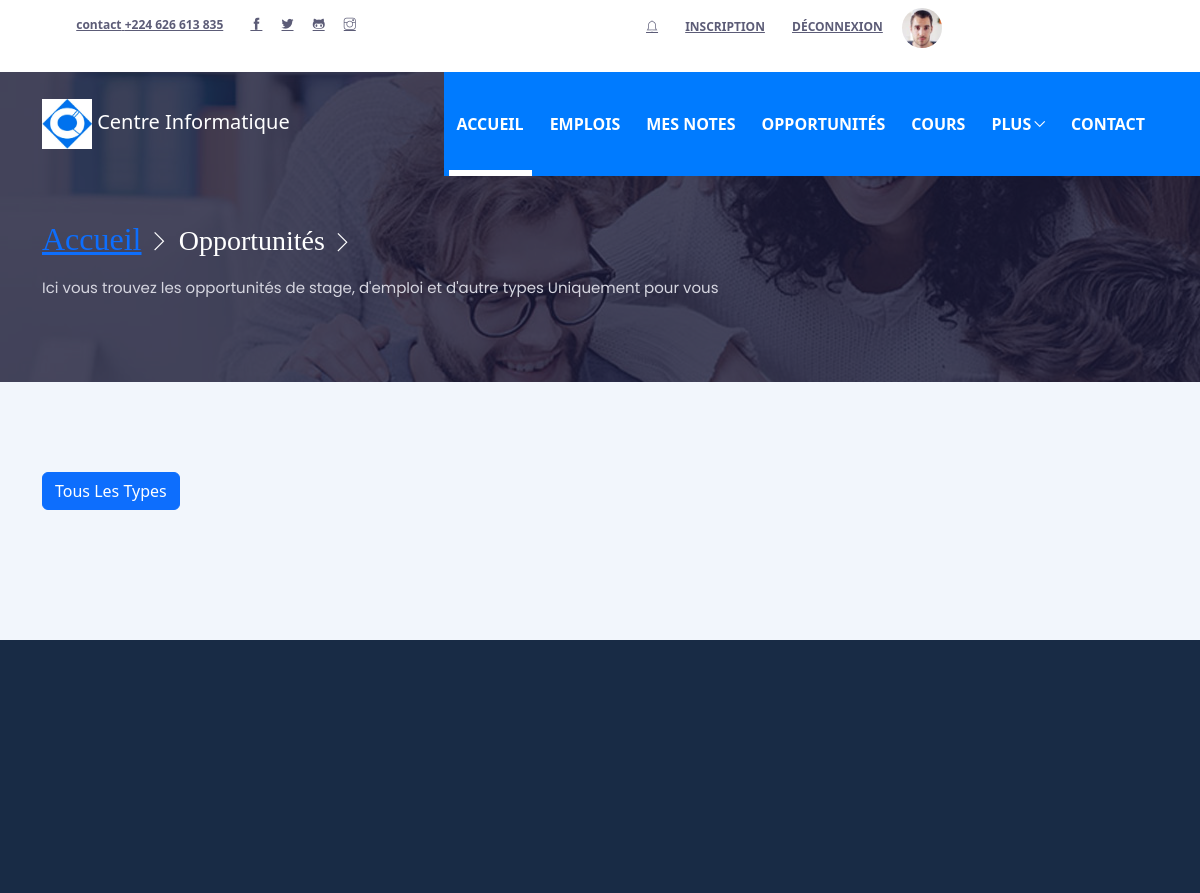
Before: /opportunite/ (signed in, upper part) with the older database file.
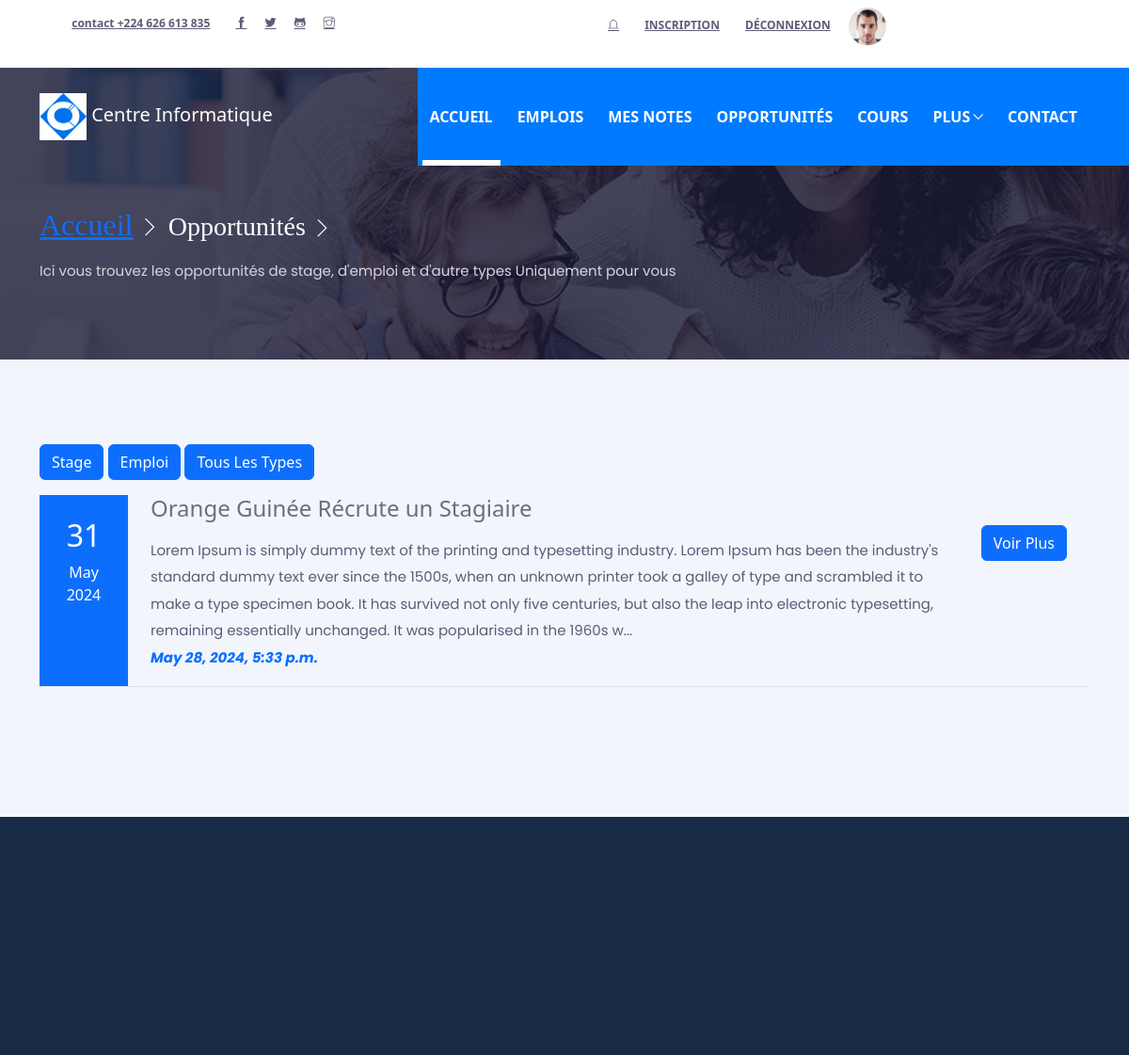
After: the same page with the newer database file.
### Application/models.py (models this page shows, shortened)
class Type_opportunite(models.Model):
    libele = models.CharField(max_length=10)
    slug = models.SlugField()

class Opportunite(models.Model):
    titre = models.CharField(max_length=200)
    type_op = models.ForeignKey(Type_opportunite, on_delete=models.CASCADE)
    description = models.TextField(default="votre description ici")
    partenaire = models.ForeignKey(Partenaire, on_delete=models.CASCADE)
    piece_jointe = models.FileField(upload_to='documents_televerser', max_length=100, blank=True, null=True)
    date_pub = models.DateTimeField(auto_now=True)
    date_limite = models.DateTimeField(null=True, blank=True)
    slug = models.SlugField()

### Application/views.py (the view)
# urls.py: path('opportunite/',opportunite,name="opportunite"),
@login_required(login_url="login")
def opportunite(request):
    type_stages = Type_opportunite.objects.all()
    opportunite = Opportunite.objects.all()
    choix = request.GET.get('type')
    if choix:
        opportunite = opportunite.filter(type_op__slug=choix)
    context = {
        'accueil': 'Trouver des oportunités de stage et d\'emploi avec nos structures partenaires',
        'opportunites': opportunite,
        'type_stages': type_stages,
    }
    return render(request, 'opportunite/opportunite.html', context)

### Application/templates/opportunite/opportunite.html (shortened to what this page needs)
{% extends 'base.html' %}
{% load static %}
{% block containt %}
        <section class="page-title-section overlay" data-background="{% static 'images/backgrounds/page-title.jpg' %}">
            <div class="container">
                <div class="row">
                    <div class="col-md-8">
                        <ul class="list-inline custom-breadcrumb mb-2">
                            <li class="list-inline-item"><a class="h2 text-primary font-secondary" href="{% url 'index' %}">Accueil</a></li>
                            <li class="list-inline-item text-white h3 font-secondary nasted">Opportunités</li>
                        </ul>
                        <p class="text-lighten mb-0">Ici vous trouvez les opportunités de stage, d'emploi et d'autre types Uniquement pour vous </p>
                    </div>
                </div>
            </div>
        </section>
        <section class="section">
            <div class="container">
              <div class="row">
                  <div class="col-12">
                    {% for type_stage in type_stages %}
                        <a href="?type={{type_stage.slug}}" class="btn btn-primary m-0 onglet" >{{type_stage.libele}}</a>
                    {% endfor %}
                    <a href="?type=" class="btn btn-primary onglet">Tous les Types</a>
                  <ul class="list-unstyled mt-3">
                    {% for opportunite in opportunites  %}
                    <li class="d-md-table mb-4 w-100 border-bottom hover-shadow">
                      <div class="d-md-table-cell text-center p-4 bg-primary text-white mb-4 mb-md-0"> <span class="h2 d-block">{{opportunite.date_limite|date:'d'}}</span>{{opportunite.date_limite | date:'M Y'}}</div>
                      <div class="d-md-table-cell px-4 vertical-align-middle mb-4 mb-md-0">
                        <a href="#" class="h4 mb-3 d-block" style="text-decoration:none">{{opportunite.titre}}</a>
                        <p class="mb-0">{{opportunite.description | slice:'400'}}...</p>
                        <div>
                        <p><b><i class="text-primary fas fa-clock">{{opportunite.date_pub}}</i></b></p>
                    </div>
                      </div>
                      <div class="d-md-table-cell text-right pr-0 pr-md-4"><a href="{% url 'opportunite_detail' opportunite.slug%}" class="btn btn-primary">Voir plus</a></div>
                    </li>
                  {% endfor %}
                  </ul>
                </div>
              </div>
            </div>
          </section>
{% endblock %}

Changed rows visible on the page:
added Type_opportunite: libele "Stage"
added Type_opportunite: libele "Emploi"
added Opportunite: date_limite "31", date_limite "May 2024", titre "Orange Guinée Récrute un Stagiaire", description "Lorem Ipsum is simply dummy text of the printing and typesetting industry. Lorem Ipsum has been the industry's standard dummy text ever since the 1500s, when an unknown printer took a galley of type and scrambled it to make a type specimen book. It has survived not only five centuries, but also the leap into electronic typesetting, remaining essentially unchanged. It was popularised in the 1960s w", date_pub "May 28, 2024, 5:33 p.m."
